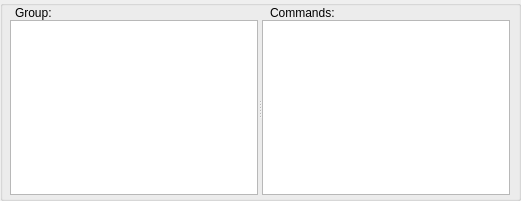
  <widget class="QGroupBox" name="grb_comandList" >
   <property name="geometry" >
    <rect>
     <x>5</x>
     <y>55</y>
     <width>521</width>
     <height>201</height>
    </rect>
   </property>
   <property name="title" >
    <string/>
   </property>
   <widget class="QLabel" name="lbl_group" >
    <property name="geometry" >
     <rect>
      <x>15</x>
      <y>0</y>
      <width>81</width>
      <height>25</height>
     </rect>
    </property>
    <property name="layoutDirection" >
     <enum>Qt::LeftToRight</enum>
    </property>
    <property name="text" >
     <string>Group:</string>
    </property>
   </widget>
   <widget class="QLabel" name="lbl_commands" >
    <property name="geometry" >
     <rect>
      <x>270</x>
      <y>0</y>
      <width>81</width>
      <height>25</height>
     </rect>
    </property>
    <property name="layoutDirection" >
     <enum>Qt::LeftToRight</enum>
    </property>
    <property name="text" >
     <string>Commands:</string>
    </property>
   </widget>
   <widget class="QSplitter" name="splitter" >
    <property name="geometry" >
     <rect>
      <x>10</x>
      <y>20</y>
      <width>500</width>
      <height>175</height>
     </rect>
    </property>
    <property name="orientation" >
     <enum>Qt::Horizontal</enum>
    </property>
    <property name="handleWidth" >
     <number>4</number>
    </property>
    <property name="childrenCollapsible" >
     <bool>false</bool>
    </property>
    <widget class="QListView" name="lv_group" />
    <widget class="QListView" name="lv_commands" />
   </widget>
  </widget>
